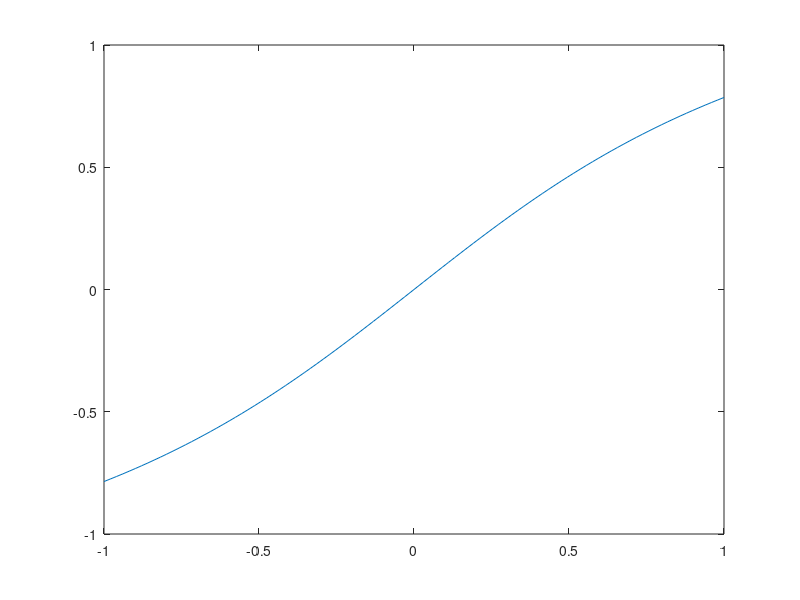

MATLAB code for this plot:
% Regression test function (black box) for atan
% This function is autogenerated by helpgen.py
function bbtest_success = bbtest_mathfunctions_atan
  bbtest_success = 1;
NumErrors = 0;
try
  t = linspace(-1,1);
catch
  NumErrors = NumErrors + 1;
end
try
  plot(t,atan(t))
catch
  NumErrors = NumErrors + 1;
end
try
  mprint('atanplot');
catch
  NumErrors = NumErrors + 1;
end
if (NumErrors ~= 0) bbtest_success = 0; return; end
